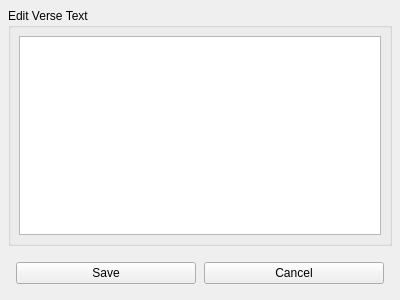
<?xml version="1.0" encoding="UTF-8"?>
<ui version="4.0">
 <class>dialog</class>
 <widget class="QWidget" name="dialog">
  <property name="geometry">
   <rect>
    <x>0</x>
    <y>0</y>
    <width>400</width>
    <height>300</height>
   </rect>
  </property>
  <property name="windowTitle">
   <string>Bible Edit Dialog</string>
  </property>
  <property name="windowIcon">
   <iconset resource="../images/openlp-2.qrc">
    <normaloff>:/icon/openlp.org-icon-32.bmp</normaloff>:/icon/openlp.org-icon-32.bmp</iconset>
  </property>
  <layout class="QVBoxLayout" name="verticalLayout">
   <property name="spacing">
    <number>8</number>
   </property>
   <property name="margin">
    <number>8</number>
   </property>
   <item>
    <widget class="QGroupBox" name="EditGroupBox">
     <property name="title">
      <string>Edit Verse Text</string>
     </property>
     <layout class="QGridLayout" name="gridLayout">
      <property name="margin">
       <number>8</number>
      </property>
      <property name="spacing">
       <number>8</number>
      </property>
      <item row="0" column="0">
       <widget class="QPlainTextEdit" name="VerseTextEdit"/>
      </item>
     </layout>
    </widget>
   </item>
   <item>
    <layout class="QHBoxLayout" name="ButtonLoayout">
     <property name="spacing">
      <number>8</number>
     </property>
     <property name="margin">
      <number>8</number>
     </property>
     <item>
      <widget class="QPushButton" name="SaveButton">
       <property name="text">
        <string>Save</string>
       </property>
      </widget>
     </item>
     <item>
      <widget class="QPushButton" name="CancelButton">
       <property name="text">
        <string>Cancel</string>
       </property>
      </widget>
     </item>
    </layout>
   </item>
  </layout>
 </widget>
 <tabstops>
  <tabstop>VerseTextEdit</tabstop>
  <tabstop>SaveButton</tabstop>
  <tabstop>CancelButton</tabstop>
 </tabstops>
 <resources>
  <include location="../images/openlp-2.qrc"/>
 </resources>
 <connections/>
</ui>
